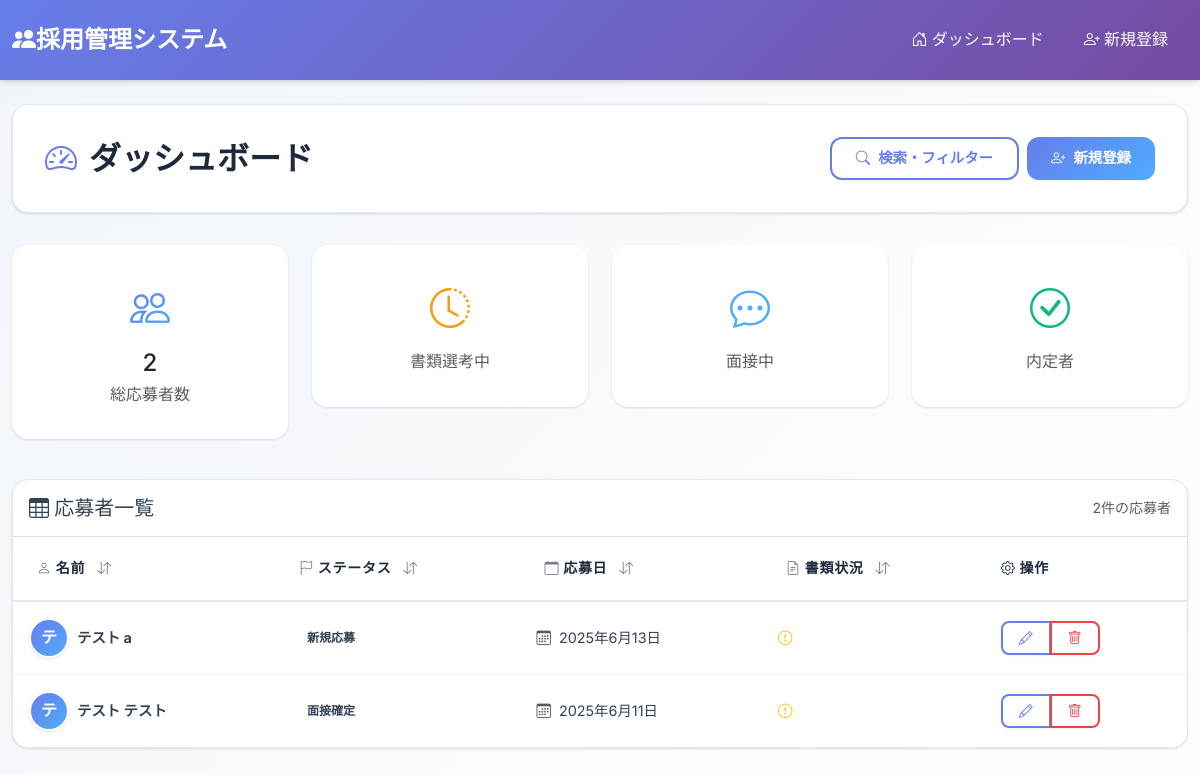
Page /recruit/ on the committed database.
### recruit/models.py (models this page shows, shortened)
class Recruit(models.Model):
    id = models.AutoField(primary_key=True)
    STATUS_CHOICES = [
        ('新規応募', '新規応募'),
        ('書類選考NG', '書類選考NG'),
        ('面接調整中', '面接調整中'),
        ('面接確定', '面接確定'),
        ('面接NG', '面接NG'),
        ('オファ面調整中', 'オファ面調整中'),
        ('オファ面確定', 'オファ面確定'),
        ('オファ面NG', 'オファ面NG'),
        ('辞退', '辞退'),
        ('内定承諾', '内定承諾'),
    ]
    DOCUMENT_RESULT_CHOICES = [
        ('', '選択してください'),
        ('合格', '合格'),
        ('書類NG', '書類NG'),
        ('未', '未'),
    ]
    INTERVIEW_RESULT_CHOICES = [
        ('', '選択してください'),
        ('合格', '合格'),
        ('面接NG', '面接NG'),
        ('未', '未'),
    ]
    MEDIA_CHOICES = [
        ('', '選択してください'),
        ('Indeed', 'Indeed'),
        ('Wantedly', 'Wantedly'),
        ('Green', 'Green'),
        ('その他', 'その他'),
    ]
    REMINDER_CHOICES = [
        ('', '選択してください'),
        ('送信済み', '送信済み'),
        ('未送信', '未送信'),
    ]
    status = models.CharField(
        max_length=100,
        verbose_name='選考進捗',
        default='未対応',
        choices=STATUS_CHOICES
    )
    memo = models.TextField(blank=True, null=True, verbose_name='備考')
    job_title = models.CharField(max_length=100, blank=True, null=True, verbose_name='職種')
    entry_day = models.DateField(default=timezone.now, verbose_name='応募日')
    last_name = models.CharField(max_length=100, verbose_name='姓', default='')
    first_name = models.CharField(max_length=100, verbose_name='名', default='')
    last_name_kana = models.CharField(max_length=100, verbose_name='セイ', default='')
    first_name_kana = models.CharField(max_length=100, verbose_name='メイ', default='')
    age = models.IntegerField(blank=True, null=True, verbose_name='年齢')
    mobile_number = models.CharField(max_length=20, blank=True, null=True, verbose_name='携帯番号')
    email = models.EmailField(blank=True, null=True, verbose_name='メールアドレス')
    gender = models.CharField(max_length=10, blank=True, null=True, verbose_name='性別')
    prefectures = models.CharField(max_length=50, blank=True, null=True, verbose_name='都道府県')
    address = models.CharField(max_length=200, blank=True, null=True, verbose_name='現住所')
    nationality = models.CharField(max_length=50, blank=True, null=True, verbose_name='国籍')
    gmail_address = models.EmailField(blank=True, null=True, verbose_name='Gmail')
    document_result = models.CharField(
        max_length=50,
        blank=True,
        null=True,
        verbose_name='書類選考合否',
        choices=DOCUMENT_RESULT_CHOICES
    )
    interview_day = models.DateField(blank=True, null=True, verbose_name='面接日程')
    interview_url = models.URLField(blank=True, null=True, verbose_name='面接URL')
    interview_result = models.CharField(
        max_length=50,
        blank=True,
        null=True,
        verbose_name='面接合否',
        choices=INTERVIEW_RESULT_CHOICES
    )
    interview_reminder_email = models.CharField(
        max_length=50,
        blank=True,
        null=True,
        verbose_name='面接リマインドメール',
        choices=REMINDER_CHOICES
    )
    interview_reminder_call = models.CharField(
        max_length=50,
        blank=True,
        null=True,
        verbose_name='面接リマインド電話',
        choices=REMINDER_CHOICES
    )
    interview_done = models.BooleanField(default=False, verbose_name='面接実施有無')
    interviewer = models.CharField(max_length=100, blank=True, null=True, verbose_name='面接担当者')
    interview_feedback = models.TextField(blank=True, null=True, verbose_name='面接_所感')
    offer_day = models.DateField(blank=True, null=True, verbose_name='オファー面談日程')
    offer_url = models.URLField(blank=True, null=True, verbose_name='オファ面URL')
    offer_accepted = models.BooleanField(default=False, verbose_name='内定承諾')
    offer_reminder_email = models.CharField(
        max_length=50,
        blank=True,
        null=True,
        verbose_name='オファー面談リマインドメール',
        choices=REMINDER_CHOICES
    )
    offer_reminder_call = models.CharField(
        max_length=50,
        blank=True,
        null=True,
        verbose_name='オファー面談リマインド電話',
        choices=REMINDER_CHOICES
    )
    offer_done = models.BooleanField(default=False, verbose_name='オファ面参加有無')
    offer_result = models.BooleanField(default=False, verbose_name='内定')
    offer_manager = models.CharField(max_length=100, blank=True, null=True, verbose_name='オファー面談_担当者')
    offer_answer = models.TextField(blank=True, null=True, verbose_name='オファー面談_回答')
    offer_hold_date = models.DateField(blank=True, null=True, verbose_name='内定保留期日')
    offer_feedback = models.TextField(blank=True, null=True, verbose_name='オファー面談_所感')
    media = models.CharField(
        max_length=100,
        blank=True,
        null=True,
        verbose_name='媒体',
        choices=MEDIA_CHOICES
    )
    reference_site = models.URLField(blank=True, null=True, verbose_name='参考サイト')
    unique_question_answer = models.TextField(blank=True, null=True, verbose_name='ユニークな質問の回答')
    curriculum = models.CharField(max_length=100, blank=True, null=True, verbose_name='カリキュラム')
    area = models.CharField(max_length=100, blank=True, null=True, verbose_name='エリア')
    relocation_plan = models.CharField(max_length=100, blank=True, null=True, verbose_name='引越し予定')
    commuting_method = models.CharField(max_length=100, blank=True, null=True, verbose_name='通勤手段')
    time_to_office = models.CharField(max_length=100, blank=True, null=True, verbose_name='オフィスまでの時間')
    join_company = models.CharField(max_length=100, blank=True, null=True, verbose_name='入社希望時期')
    parallels_company = models.IntegerField(blank=True, null=True, verbose_name='並行数')
    medical_condition = models.BooleanField(default=False, verbose_name='通院/持病')
    medical_details = models.TextField(blank=True, null=True, verbose_name='持病詳細')
    final_education = models.CharField(max_length=200, blank=True, null=True, verbose_name='最終学歴')
    learning_level = models.CharField(max_length=100, blank=True, null=True, verbose_name='入社前学習レベル')
    job_change = models.IntegerField(blank=True, null=True, verbose_name='転職回数')
    last_job_duration = models.CharField(max_length=100, blank=True, null=True, verbose_name='直近の仕事の在籍期間')
    why_it = models.TextField(blank=True, null=True, verbose_name='ITへ転職経緯')
    attraction_1 = models.TextField(blank=True, null=True, verbose_name='TNGの魅力1')
    attraction_2 = models.TextField(blank=True, null=True, verbose_name='TNGの魅力2')
    attraction_3 = models.TextField(blank=True, null=True, verbose_name='TNGの魅力3')
    attraction_4 = models.TextField(blank=True, null=True, verbose_name='TNGの魅力4')
    vision_1 = models.CharField(max_length=100, blank=True, null=True, verbose_name='ビジョン1')
    vision_2 = models.CharField(max_length=100, blank=True, null=True, verbose_name='ビジョン2')
    vision_3 = models.CharField(max_length=100, blank=True, null=True, verbose_name='ビジョン3')
    tattoo = models.BooleanField(default=False, verbose_name='タトゥー')
    other_company = models.TextField(blank=True, null=True, verbose_name='他社選考数')
    comparison_points1 = models.TextField(blank=True, null=True, verbose_name='他社比較ポイント1')
    comparison_points2 = models.TextField(blank=True, null=True, verbose_name='他社比較ポイント2')
    personality_type = models.CharField(max_length=100, blank=True, null=True, verbose_name='性格タイプ')
    impression = models.TextField(blank=True, null=True, verbose_name='感触')
    grip = models.TextField(blank=True, null=True, verbose_name='グリップ')
    decision_curriculum = models.CharField(max_length=100, blank=True, null=True, verbose_name='カリキュラム')
    side_job = models.TextField(blank=True, null=True, verbose_name='副業相談')
    sheet_response = models.BooleanField(default=False, verbose_name='シート回答')
    created_at = models.DateTimeField('作成日時', default=timezone.now)
    updated_at = models.DateTimeField('更新日時', default=timezone.now)
    class Meta:
        verbose_name = '応募者'
        verbose_name_plural = '応募者'

### recruit/views.py (the view)
# urls.py: path('', views.recruit_list, name='recruit_list'),
def recruit_list(request):
    recruits = Recruit.objects.all().order_by('-entry_day')
    return render(request, 'recruit/index.html', {'recruits': recruits})

### recruit/templates/recruit/index.html (shortened to what this page needs)
{% extends 'base.html' %}
{% block content %}
<div class="container mt-4 fade-in-up">
    <div class="page-header">
        <div class="d-flex justify-content-between align-items-center">
            <h1 class="page-title">
                <i class="bi bi-speedometer2"></i>
                ダッシュボード
            </h1>
            <div class="d-flex gap-2">
                <button type="button" class="btn btn-outline-primary" data-bs-toggle="modal" data-bs-target="#searchModal">
                    <i class="bi bi-search"></i>
                    検索・フィルター
                </button>
                <a href="{% url 'recruit_create' %}" class="btn btn-primary">
                    <i class="bi bi-person-plus"></i>
                    新規登録
                </a>
            </div>
        </div>
    </div>
    <div class="row mb-4">
        <div class="col-lg-3 col-md-6 mb-3">
            <div class="card text-center">
                <div class="card-body">
                    <i class="bi bi-people text-gradient" style="font-size: 2.5rem;"></i>
                    <h4 class="mt-2 mb-1">{{ recruits|length }}</h4>
                    <p class="text-muted mb-0">総応募者数</p>
                </div>
            </div>
        </div>
        <div class="col-lg-3 col-md-6 mb-3">
            <div class="card text-center">
                <div class="card-body">
                    <i class="bi bi-clock-history" style="font-size: 2.5rem; color: var(--warning-color);"></i>
                    <p class="text-muted mb-0">書類選考中</p>
                </div>
            </div>
        </div>
        <div class="col-lg-3 col-md-6 mb-3">
            <div class="card text-center">
                <div class="card-body">
                    <i class="bi bi-chat-dots" style="font-size: 2.5rem; color: var(--accent-color);"></i>
                    <p class="text-muted mb-0">面接中</p>
                </div>
            </div>
        </div>
        <div class="col-lg-3 col-md-6 mb-3">
            <div class="card text-center">
                <div class="card-body">
                    <i class="bi bi-check-circle" style="font-size: 2.5rem; color: var(--success-color);"></i>
                    <p class="text-muted mb-0">内定者</p>
                </div>
            </div>
        </div>
    </div>
    <div class="table-container">
        <div class="d-flex justify-content-between align-items-center p-3 border-bottom">
            <h5 class="mb-0">
                <i class="bi bi-table"></i>
                応募者一覧
            </h5>
            <small class="text-muted">{{ recruits|length }}件の応募者</small>
        </div>
        <div class="table-responsive">
            <table class="table mb-0">
                <thead>
                    <tr>
                        <th class="sortable" data-sort="name">
                            <i class="bi bi-person"></i>
                            名前
                            {% if request.GET.sort == 'name' %}
                                {% if request.GET.order == 'asc' %}
                                    <i class="bi bi-sort-alpha-down"></i>
                                {% else %}
                                    <i class="bi bi-sort-alpha-up"></i>
                                {% endif %}
                            {% else %}
                                <i class="bi bi-arrow-down-up"></i>
                            {% endif %}
                        </th>
                        <th class="sortable" data-sort="status">
                            <i class="bi bi-flag"></i>
                            ステータス
                            {% if request.GET.sort == 'status' %}
                                {% if request.GET.order == 'asc' %}
                                    <i class="bi bi-sort-alpha-down"></i>
                                {% else %}
                                    <i class="bi bi-sort-alpha-up"></i>
                                {% endif %}
                            {% else %}
                                <i class="bi bi-arrow-down-up"></i>
                            {% endif %}
                        </th>
                        <th class="sortable" data-sort="entry_day">
                            <i class="bi bi-calendar"></i>
                            応募日
                            {% if request.GET.sort == 'entry_day' %}
                                {% if request.GET.order == 'asc' %}
                                    <i class="bi bi-sort-numeric-down"></i>
                                {% else %}
                                    <i class="bi bi-sort-numeric-up"></i>
                                {% endif %}
                            {% else %}
                                <i class="bi bi-arrow-down-up"></i>
                            {% endif %}
                        </th>
                        <th class="sortable" data-sort="documents_status">
                            <i class="bi bi-file-earmark-text"></i>
                            書類状況
                            {% if request.GET.sort == 'documents_status' %}
                                {% if request.GET.order == 'asc' %}
                                    <i class="bi bi-sort-alpha-down"></i>
                                {% else %}
                                    <i class="bi bi-sort-alpha-up"></i>
                                {% endif %}
                            {% else %}
                                <i class="bi bi-arrow-down-up"></i>
                            {% endif %}
                        </th>
                        <th>
                            <i class="bi bi-gear"></i>
                            操作
                        </th>
                    </tr>
                </thead>
                <tbody>
                    {% for recruit in recruits %}
                    <tr>
                        <td>
                            <div class="d-flex align-items-center">
                                <div class="avatar-circle me-2">
                                    {{ recruit.last_name|first }}
                                </div>
                                <strong>{{ recruit.last_name }} {{ recruit.first_name }}</strong>
                            </div>
                        </td>
                        <td>
                            <span class="status-badge {{ recruit.status }}">
                                {{ recruit.status }}
                            </span>
                        </td>
                        <td>
                            <i class="bi bi-calendar3 text-muted me-1"></i>
                            {{ recruit.entry_day|date:"Y年n月j日" }}
                        </td>
                        <td>
                            {% if recruit.document_status == '提出済み' %}
                                <i class="bi bi-check-circle text-success me-1"></i>
                            {% elif recruit.document_status == '未提出' %}
                                <i class="bi bi-x-circle text-danger me-1"></i>
                            {% else %}
                                <i class="bi bi-exclamation-circle text-warning me-1"></i>
                            {% endif %}
                        </td>
                        <td>
                            <div class="btn-group" role="group">
                                <a href="{% url 'recruit_edit' recruit.pk %}" class="btn btn-sm btn-outline-primary" title="編集">
                                    <i class="bi bi-pencil"></i>
                                </a>
                                <a href="{% url 'recruit_delete' recruit.pk %}" class="btn btn-sm btn-outline-danger" title="削除">
                                    <i class="bi bi-trash"></i>
                                </a>
                            </div>
                        </td>
                    </tr>
                    {% endfor %}
                </tbody>
            </table>
        </div>
    </div>
</div>
{% endblock %}

### rows in the picture
Recruit: last_name|first "テ", last_name "テスト", first_name "a", status "新規応募", entry_day "2025年6月13日"
Recruit: last_name|first "テ", last_name "テスト", first_name "テスト", status "面接確定", entry_day "2025年6月11日"

### other values in the picture
{{ recruits|length }} "2"
